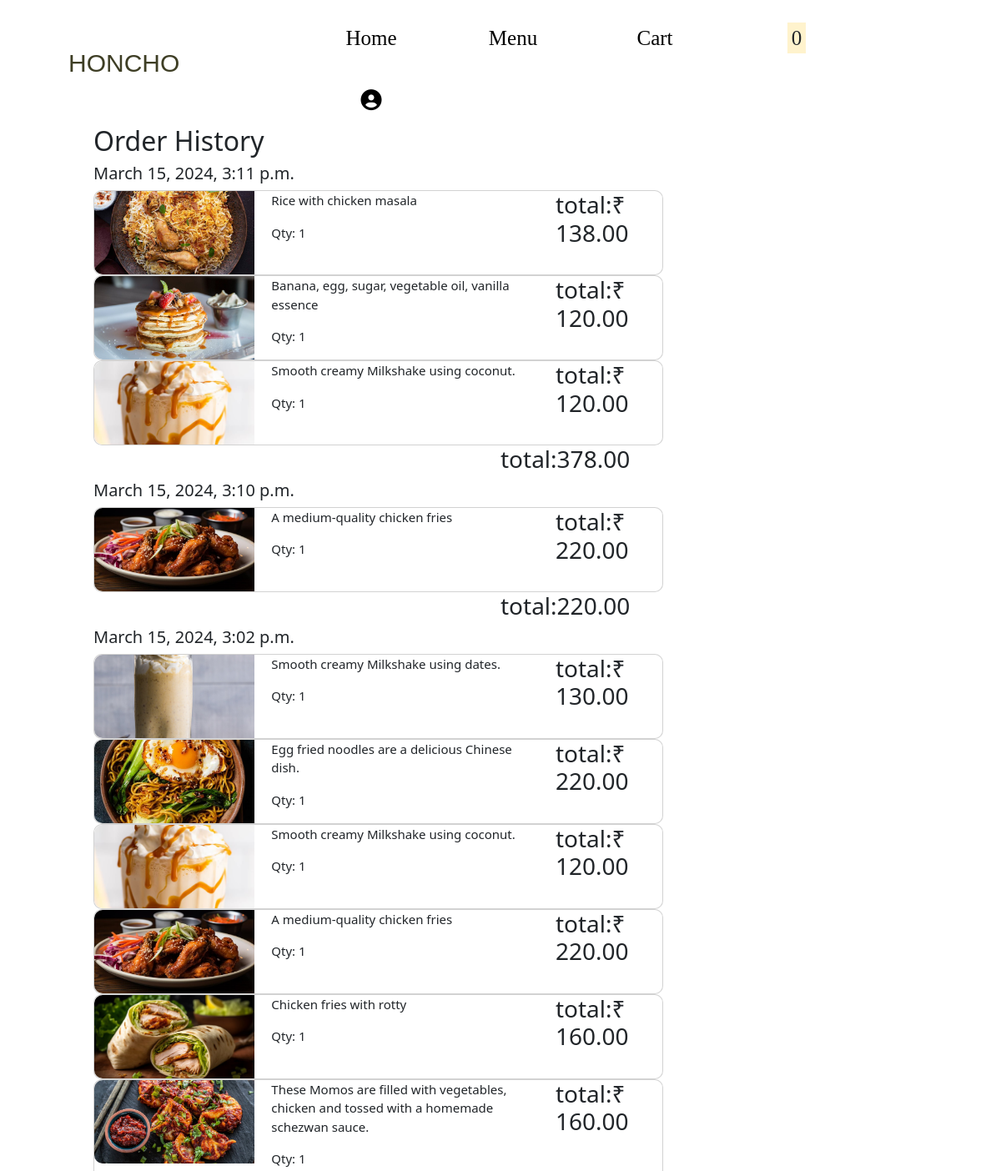
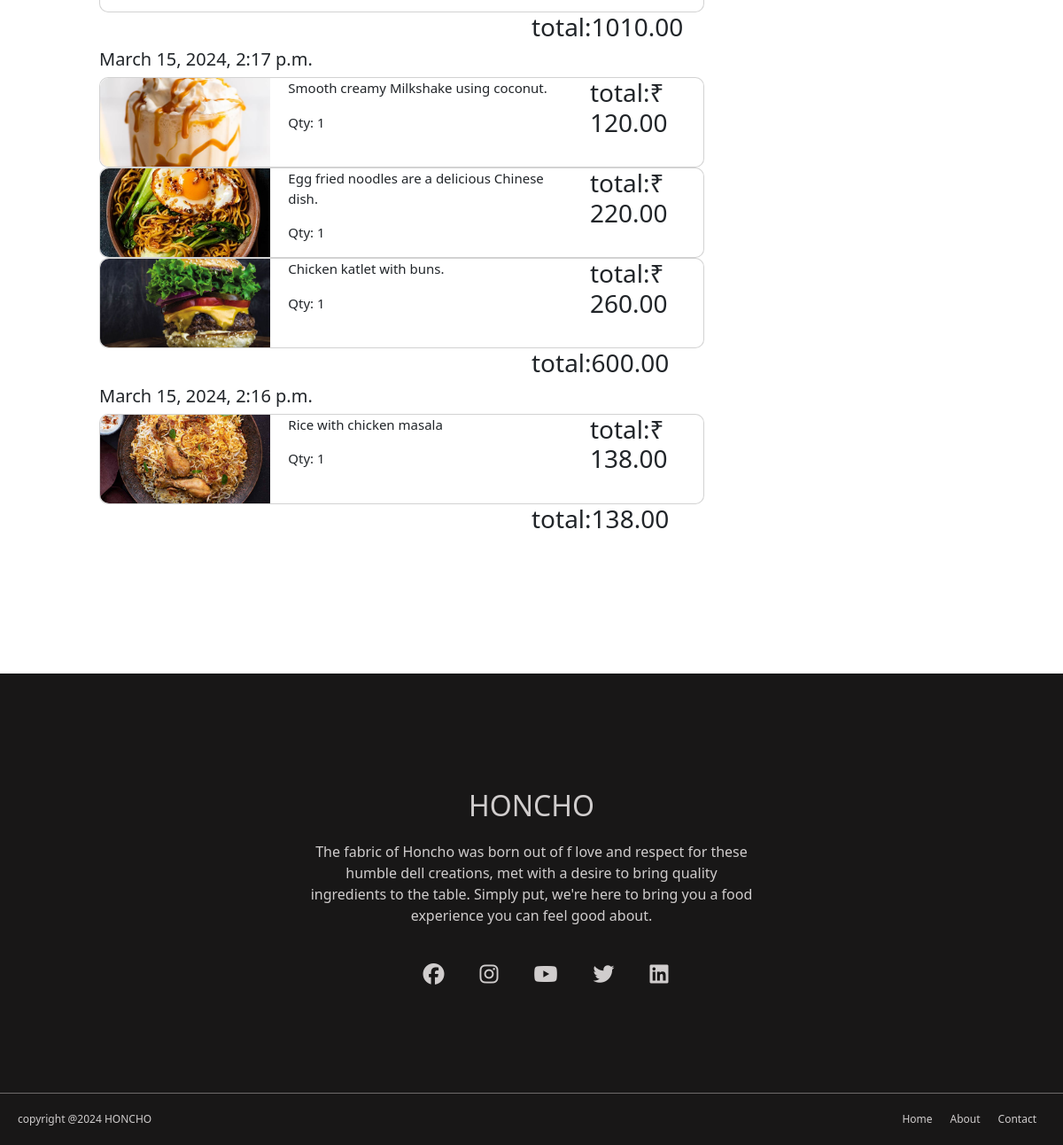
Page /OrderDetails (signed in) on the committed database (2 pictures, top to bottom).
### FOOD_APP/models.py (models this page shows)
class Order(models.Model):
     item = models.ForeignKey(Food_items, on_delete=models.CASCADE)
     user = models.ForeignKey(User, on_delete=models.CASCADE)
     quantity = models.IntegerField(null=True, blank=True)
     order_date = models.DateTimeField(null=True,blank=True)
     total_price = models.DecimalField(decimal_places=2, max_digits=7, null=True, blank=True)
     status = models.IntegerField(default=1, choices=orderstatus)

class Food_items(models.Model):
    item_name = models.CharField(max_length=30, null=True, blank=True)
    item_code = models.CharField(max_length=10, null=True, blank=True)
    category = models.CharField(max_length=30, null=True, blank=True)
    description = models.CharField(max_length=40, null=True, blank=True)
    image = models.ImageField(null=True, blank=True, upload_to="images/")
    price = models.DecimalField(decimal_places=2, max_digits=7, null=True, blank=True)
    old_price = models.DecimalField(decimal_places=2, max_digits=7, null=True, blank=True)

### FOOD_APP/views.py (the view)
# urls.py: path('OrderDetails', views.OrderDetails, name='OrderDetails'),
@login_required
def OrderDetails(request):
    try:
        user = User.objects.filter(id=request.user.id)
        order = Order.objects.filter(user=request.user.id).order_by('-order_date')
        food = Food_items.objects.all()
        count = Notification.objects.filter(user=request.user, read=False).count()
        order_date_list = []
        total_list = []
        for i in order:
            if i.order_date in order_date_list:
                continue
            else:
                order_date_list.append(i.order_date)
        print(order_date_list)
        for j in order_date_list:
            total = 0
            for k in order:
                if j == k.order_date:
                    total += k.total_price
            total_list.append(total)
        print(total_list)
        return render(request, 'order-details.html', locals())
    except Order.DoesNotExist:
        return render(request, 'empty-order.html', locals())

### templates/order-details.html (shortened to what this page needs)
<!DOCTYPE html>
{% load static%}
<html lang="en">
<head>
    <link rel="stylesheet" href="{% static 'css/style.css'%}">
    <link rel="stylesheet" href="{% static 'css/userprofile.css'%}">
    <link rel="stylesheet" href="{% static 'css/header.css'%}">
    <link rel="stylesheet" href="https://cdnjs.cloudflare.com/ajax/libs/font-awesome/6.5.1/css/all.min.css" />
    <link rel="stylesheet" href="{% static 'booststrap/css/bootstrap.min.css'%}">
</head>
<body>
    {% include 'user_header.html' %}
    <section>
        <div class="container">
            <h2>Order History</h2>
            {% for x in order_date_list %}
            {% with forloop.counter as counter1 %}
            <h5>{{ x }}</h5>
            {% for i in order %}
            {% for k in user %}
            {% for j in food%}
            {% if i.user_id == k.id %}
            {% if i.item_id == j.id %}
            {% if i.order_date == x %}
            <div class="card ordered">
                <div class="item">
                    <img src="{{ j.image.url }}" alt="">
                </div>
                <div class="description">
                    <p> {{ j.description }}</p>
                    <p>Qty: {{ i.quantity }}</p>
                </div>
                <div class="price">
                    <h3>total:₹ {{ i.total_price }} </h3>
                </div>
            </div>
            {% endif %}
            {% endif %}
            {% endif %}
            {% endfor %}
            {% endfor %}
            {% endfor %}
            {% for w in total_list %}
            {% with forloop.counter as counter2 %}
             {% if counter1 == counter2  %}
            <h3 style="margin-left: 50%;">total:{{ w }} </h3>
            {% endif %}
            {% endwith %}
            {% endfor %}
            {% endwith %}
    {% endfor %}
        </div>
    </section>
    {% include 'footer.html' %}
</body>
</html>

### static/css/style.css (style rules this page uses)
* { margin: 0; padding: 0; }
.card { width: 28%; border-radius: 10px !important; text-align: center; border: none; }
.card img { width: 100%; height: 240px; border-top-right-radius: 10px; border-top-left-radius: 10px; align-self: center; }

### static/css/userprofile.css (style rules this page uses)
* { margin: 0; padding: 0; }
section { padding: 50px 100px; justify-content: center; }

### static/css/header.css (style rules this page uses)
* { margin: 0; padding: 0; }
.card { width: 28%; border-radius: 10px !important; text-align: center; padding-bottom: 20px; }
.card img { width: 100%; height: 300px; border-top-right-radius: 10px; border-top-left-radius: 10px; object-fit: cover; }
.card p { font-size: 15px; }

### templates/order-details.html (style rules this page uses)
.ordered { width: 70%; padding-bottom: 0 !important; display: flex; flex-direction: row; }
.item { width: 30%; height: 100px; }
.item img { width: 100%; height: 100%; border-top-right-radius: 0 !important; border-bottom-left-radius: 10px; }
.description { margin-left: 20px; text-align: start !important; width: 50%; }
.price { margin-left: 20px; text-align: start !important; width: 20%; }

### rows in the picture
Order: order_date_list "March 15, 2024, 3:11 p.m.", quantity "1", total_price "138.00"
Food_items: image (picture), description "Rice with chicken masala"
Order: quantity "1", total_price "120.00"
Food_items: image (picture), description "Banana, egg, sugar, vegetable oil, vanilla essence"
Order: quantity "1", total_price "120.00"
Food_items: image (picture), description "Smooth creamy Milkshake using coconut."
Order: order_date_list "March 15, 2024, 3:10 p.m.", quantity "1", total_price "220.00"
Food_items: image (picture), description "A medium-quality chicken fries"
Order: order_date_list "March 15, 2024, 3:02 p.m.", quantity "1", total_price "130.00"
Food_items: image (picture), description "Smooth creamy Milkshake using dates."
Order: quantity "1", total_price "220.00"
Food_items: image (picture), description "Egg fried noodles are a delicious Chinese dish."
Order: quantity "1", total_price "120.00"
Order: quantity "1", total_price "220.00"
Order: quantity "1", total_price "160.00"
Food_items: image (picture), description "Chicken fries with rotty"
Order: quantity "1", total_price "160.00"
Food_items: image (picture), description "These Momos are filled with vegetables, chicken and tossed with a homemade schezwan sauce."
Order: order_date_list "March 15, 2024, 2:17 p.m.", quantity "1", total_price "120.00"
Order: quantity "1", total_price "220.00"
Order: quantity "1", total_price "260.00"
Food_items: image (picture), description "Chicken katlet with buns."
Order: order_date_list "March 15, 2024, 2:16 p.m.", quantity "1", total_price "138.00"

### other values in the picture
{{ count }} "0"
{{ w }} "378.00" "220.00" "1010.00" "600.00" "138.00"
